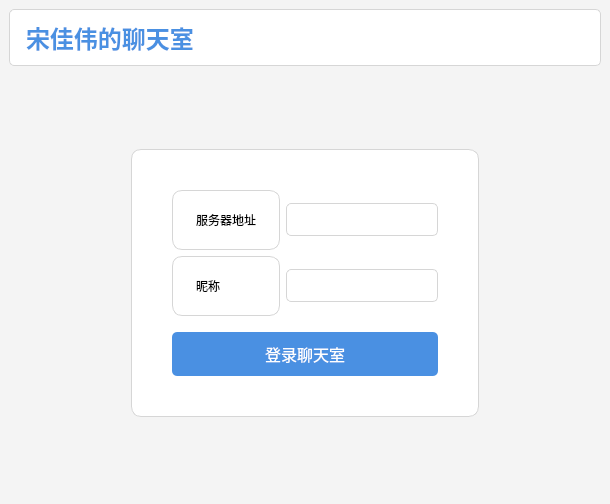
<?xml version="1.0" encoding="UTF-8"?>
<ui version="4.0">
 <class>MainWindow</class>
 <widget class="QMainWindow" name="MainWindow">
  <property name="geometry">
   <rect>
    <x>0</x>
    <y>0</y>
    <width>610</width>
    <height>504</height>
   </rect>
  </property>
  <property name="windowTitle">
   <string>客户端</string>
  </property>
  <property name="styleSheet">
   <string notr="true">/* 主窗口背景样式 */
QMainWindow {
    background-color: #f4f4f4;
}

/* 标题样式 */
QLabel#titleLabel {
    color: #4a90e2;
    font-size: 24px;
    font-weight: bold;
    padding: 10px;
    border: 1px solid #d6d6d6;
    border-radius: 5px;
    background-color: #ffffff;
    text-align: center;
}

/* 输入框样式 */
QLineEdit {
    font-size: 16px;
    padding: 5px;
    border: 1px solid #d6d6d6;
    border-radius: 5px;
    background-color: #ffffff;
}

/* 按钮样式 */
QPushButton#loginButton {
    font-size: 16px;
    color: #ffffff;
    background-color: #4a90e2;
    border: none;
    border-radius: 5px;
    padding: 10px 20px;
}
QPushButton#loginButton:hover {
    background-color: #357abd;
}
QPushButton#loginButton:pressed {
    background-color: #2c5c94;
}

/* QFrame 样式 */
QFrame {
    background-color: #ffffff;
    border: 1px solid #d6d6d6;
    border-radius: 10px;
    padding: 20px;
}

/* QStackedWidget 样式 */
QStackedWidget {
    border: none;
    background-color: transparent;
}
</string>
  </property>
  <widget class="QWidget" name="centralwidget">
   <layout class="QGridLayout" name="gridLayout">
    <item row="0" column="0">
     <widget class="QLabel" name="titleLabel">
      <property name="styleSheet">
       <string notr="true"/>
      </property>
      <property name="text">
       <string>宋佳伟的聊天室</string>
      </property>
     </widget>
    </item>
    <item row="1" column="0">
     <widget class="QStackedWidget" name="stackedWidget">
      <property name="currentIndex">
       <number>1</number>
      </property>
      <widget class="QWidget" name="chatPage">
       <layout class="QGridLayout" name="gridLayout_7">
        <property name="leftMargin">
         <number>0</number>
        </property>
        <property name="topMargin">
         <number>0</number>
        </property>
        <property name="rightMargin">
         <number>0</number>
        </property>
        <property name="bottomMargin">
         <number>0</number>
        </property>
        <property name="horizontalSpacing">
         <number>0</number>
        </property>
        <property name="verticalSpacing">
         <number>6</number>
        </property>
        <item row="0" column="0">
         <layout class="QHBoxLayout" name="horizontalLayout_4">
          <item>
           <widget class="QTextEdit" name="roomTextEdit"/>
          </item>
          <item>
           <widget class="QListWidget" name="userListWidget">
            <property name="minimumSize">
             <size>
              <width>0</width>
              <height>0</height>
             </size>
            </property>
            <property name="maximumSize">
             <size>
              <width>100</width>
              <height>10000</height>
             </size>
            </property>
           </widget>
          </item>
         </layout>
        </item>
        <item row="1" column="0">
         <layout class="QHBoxLayout" name="horizontalLayout_3">
          <item>
           <widget class="QLineEdit" name="sayLineEdit"/>
          </item>
          <item>
           <layout class="QGridLayout" name="gridLayout_6">
            <property name="spacing">
             <number>0</number>
            </property>
            <item row="0" column="1">
             <widget class="QPushButton" name="logoutButton">
              <property name="text">
               <string>退出</string>
              </property>
             </widget>
            </item>
            <item row="0" column="0">
             <widget class="QPushButton" name="sayButton">
              <property name="text">
               <string>发送</string>
              </property>
             </widget>
            </item>
           </layout>
          </item>
         </layout>
        </item>
       </layout>
      </widget>
      <widget class="QWidget" name="loginPage">
       <layout class="QGridLayout" name="gridLayout_4">
        <item row="1" column="2">
         <spacer name="horizontalSpacer_2">
          <property name="orientation">
           <enum>Qt::Orientation::Horizontal</enum>
          </property>
          <property name="sizeHint" stdset="0">
           <size>
            <width>94</width>
            <height>20</height>
           </size>
          </property>
         </spacer>
        </item>
        <item row="1" column="1">
         <widget class="QFrame" name="frame">
          <property name="frameShape">
           <enum>QFrame::Shape::StyledPanel</enum>
          </property>
          <property name="frameShadow">
           <enum>QFrame::Shadow::Raised</enum>
          </property>
          <layout class="QGridLayout" name="gridLayout_3">
           <property name="leftMargin">
            <number>20</number>
           </property>
           <property name="topMargin">
            <number>20</number>
           </property>
           <property name="rightMargin">
            <number>20</number>
           </property>
           <property name="bottomMargin">
            <number>20</number>
           </property>
           <item row="0" column="0">
            <layout class="QGridLayout" name="gridLayout_2">
             <item row="0" column="0">
              <widget class="QLabel" name="label_2">
               <property name="text">
                <string>服务器地址</string>
               </property>
              </widget>
             </item>
             <item row="0" column="1">
              <widget class="QLineEdit" name="serverEdit"/>
             </item>
             <item row="1" column="0">
              <widget class="QLabel" name="label_3">
               <property name="text">
                <string>昵称</string>
               </property>
              </widget>
             </item>
             <item row="1" column="1">
              <widget class="QLineEdit" name="usernameEdit"/>
             </item>
            </layout>
           </item>
           <item row="1" column="0">
            <spacer name="verticalSpacer">
             <property name="orientation">
              <enum>Qt::Orientation::Vertical</enum>
             </property>
             <property name="sizeType">
              <enum>QSizePolicy::Policy::Fixed</enum>
             </property>
             <property name="sizeHint" stdset="0">
              <size>
               <width>20</width>
               <height>10</height>
              </size>
             </property>
            </spacer>
           </item>
           <item row="2" column="0">
            <widget class="QPushButton" name="loginButton">
             <property name="text">
              <string>登录聊天室</string>
             </property>
            </widget>
           </item>
          </layout>
         </widget>
        </item>
        <item row="1" column="0">
         <spacer name="horizontalSpacer">
          <property name="orientation">
           <enum>Qt::Orientation::Horizontal</enum>
          </property>
          <property name="sizeHint" stdset="0">
           <size>
            <width>94</width>
            <height>20</height>
           </size>
          </property>
         </spacer>
        </item>
        <item row="0" column="1">
         <spacer name="verticalSpacer_2">
          <property name="orientation">
           <enum>Qt::Orientation::Vertical</enum>
          </property>
          <property name="sizeHint" stdset="0">
           <size>
            <width>20</width>
            <height>54</height>
           </size>
          </property>
         </spacer>
        </item>
        <item row="2" column="1">
         <spacer name="verticalSpacer_3">
          <property name="orientation">
           <enum>Qt::Orientation::Vertical</enum>
          </property>
          <property name="sizeHint" stdset="0">
           <size>
            <width>20</width>
            <height>54</height>
           </size>
          </property>
         </spacer>
        </item>
       </layout>
      </widget>
     </widget>
    </item>
   </layout>
  </widget>
 </widget>
 <resources/>
 <connections/>
</ui>
